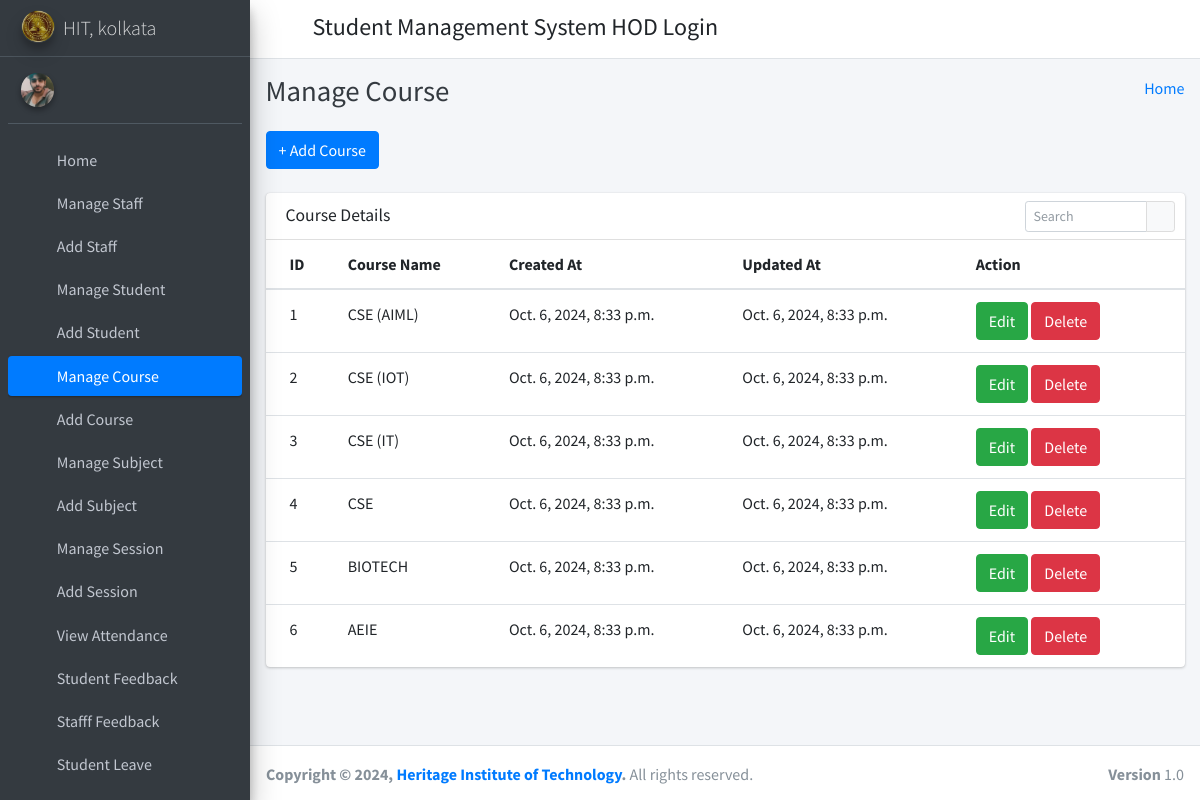
The app's page /manage_course/ (signed in), older data.
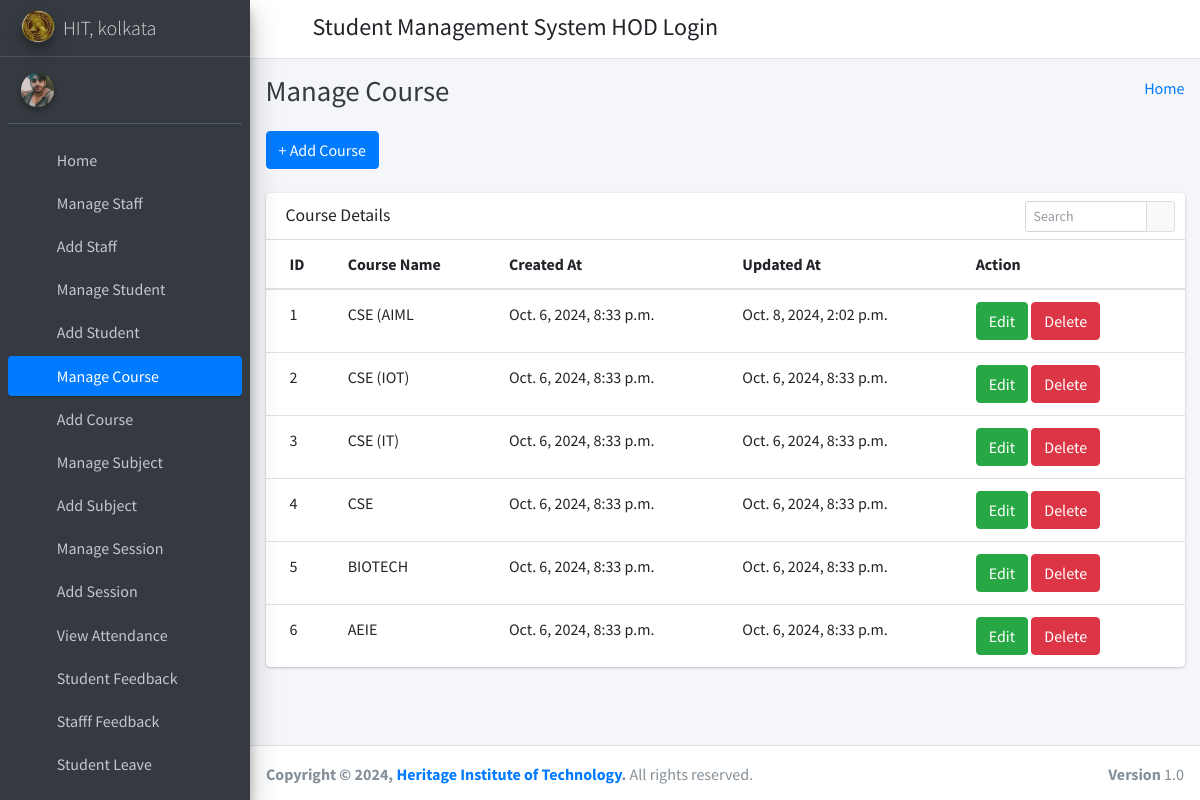
The same page, newer data.
### student_management_app/models.py (models this page shows)
class Courses(models.Model):
    id = models.AutoField(primary_key=True)
    course_name = models.CharField(max_length=255)
    created_at = models.DateTimeField(auto_now_add=True)
    updated_at = models.DateTimeField(auto_now=True)
    objects = models.Manager()

### student_management_app/HodViews.py (the view)
# urls.py: path('manage_course/', HodViews.manage_course, name="manage_course"),
def manage_course(request):
    courses = Courses.objects.all()
    context = {
        "courses": courses
    }
    return render(request, 'hod_template/manage_course_template.html', context)

### student_management_app/LoginCheckMiddleWare.py (called while the page is built, shortened)
    def process_view(self, request, view_func, view_args, view_kwargs):
        modulename = view_func.__module__
        user = request.user
        if user.is_authenticated:
            if user.user_type == "1":
                if modulename == "student_management_app.HodViews":
                    pass
                elif modulename == "student_management_app.views" or modulename == "django.views.static":
                    pass
                else:
                    return redirect("admin_home")
            else:
                return redirect("login")
        else:
            if request.path == reverse("login") or request.path == reverse("doLogin"):
                pass
            else:
                return redirect("login")

### student_management_app/templates/hod_template/manage_course_template.html (shortened to what this page needs)
{% extends 'hod_template/base_template.html' %} {% block page_title %} Manage
Course {% endblock page_title %} {% block main_content %} {% load static %}
<section class="content">
  <div class="container-fluid">
    <a class="btn btn-primary" href="{% url 'add_course' %}" role="button"
      >+ Add Course</a
    >
    <br />&nbsp;
    <div class="row">
      <div class="col-md-12">
        <div class="card">
          <div class="card-header">
            <h3 class="card-title">Course Details</h3>
            <div class="card-tools">
              <div class="input-group input-group-sm" style="width: 150px">
                <input
                  type="text"
                  name="table_search"
                  class="form-control float-right"
                  placeholder="Search"
                />
                <div class="input-group-append">
                  <button type="submit" class="btn btn-default">
                    <i class="fas fa-search"></i>
                  </button>
                </div>
              </div>
            </div>
          </div>
          <div class="card-body table-responsive p-0">
            <table class="table table-hover text-nowrap">
              <thead>
                <tr>
                  <th>ID</th>
                  <th>Course Name</th>
                  <th>Created At</th>
                  <th>Updated At</th>
                  <th>Action</th>
                </tr>
              </thead>
              <tbody>
                {% for course in courses %}
                <tr>
                  <td>{{ course.id }}</td>
                  <td>{{ course.course_name }}</td>
                  <td>{{ course.created_at }}</td>
                  <td>{{ course.updated_at }}</td>
                  <td>
                    <a
                      href="{% url 'edit_course' course.id %}"
                      class="btn btn-success"
                      >Edit</a
                    >
                    <a
                      href="{% url 'delete_course' course.id %}"
                      class="btn btn-danger"
                      >Delete</a
                    >
                  </td>
                </tr>
                {% endfor %}
              </tbody>
            </table>
          </div>
        </div>
      </div>
    </div>
  </div>
</section>
{% endblock main_content %}

Row changes from the older to the newer data that the page shows:
changed Courses id 1: course_name "CSE (AIML)" → "CSE (AIML"; updated_at "Oct. 6, 2024, 8:33 p.m." → "Oct. 8, 2024, 2:02 p.m."
